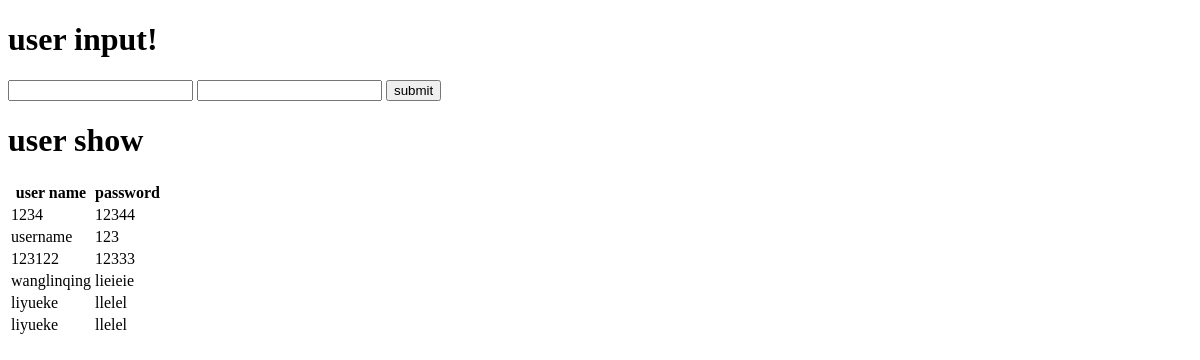
The page /index on the database as committed earlier.
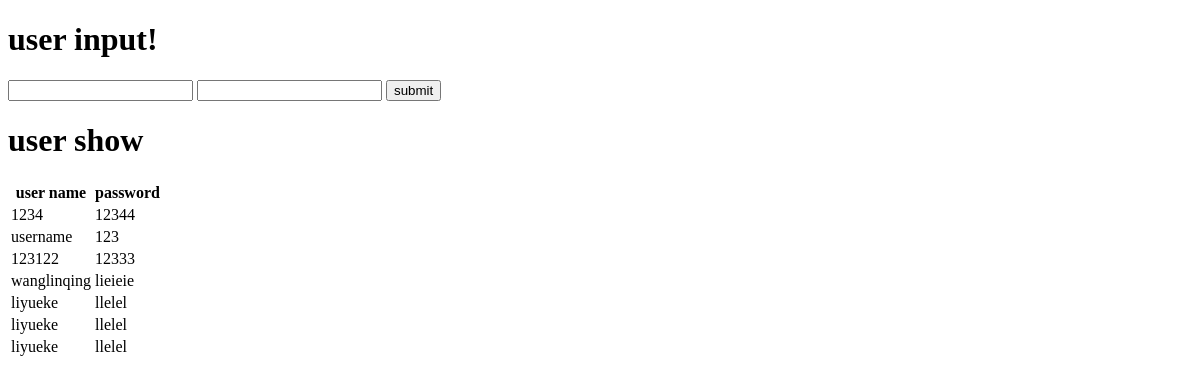
The same page on the database as committed later.
### cmdb/models.py (models this page shows)
class UserInfo(models.Model):
    user=models.CharField(max_length=32)
    pwd=models.CharField(max_length=32)

### cmdb/views.py (the view)
# urls.py: url(r'^index',views.index),
def index(request):
    if request.method=="POST":
        username=request.POST.get("username", None)
        passwprd=request.POST.get("password",None)
        models.UserInfo.objects.create(user=username,pwd=passwprd)
    user_list=models.UserInfo.objects.all()
    return render(request, "index.html",{"data":user_list})

### templates/index.html (shortened to what this page needs)
<!DOCTYPE html>
<html lang="en">
<head>
</head>
<body>
    <h1 style="...">user input!</h1>
    <form action="/index/" method="post">
        <input type="text" name="username"/>
        <input type="password" name="password"/>
        <input type="submit" value="submit">
    </form>
    <h1 style="...">user show</h1>
    <table>
            <thead>
                <th>user name</th>
                <th>password</th>
            </thead>
            <tbody>
                {% for line in data %}
                    <tr>
                        <td>{{ line.user }}</td>
                        <td>{{ line.pwd }}</td>
                    </tr>
                {% endfor %}
            </tbody>
    </table>
</body>
</html>

Rows that differ between the two databases and show on the page:
added UserInfo: user "liyueke", pwd "llelel"
